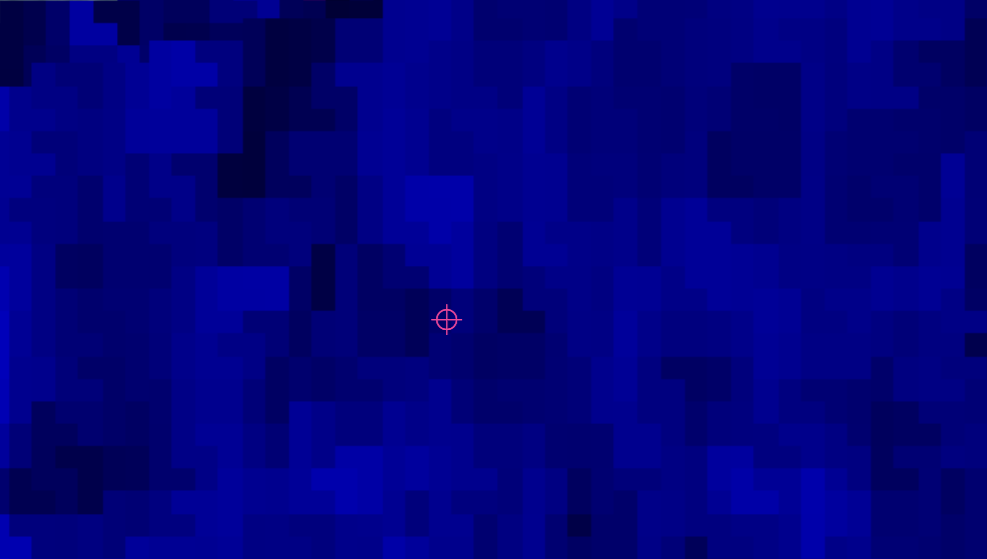
#> input picture datasets/CRISM/ice_deposits.png, 987 x 559 px, found by its file name
$ python threshold_image.py
#> lines starting #> are read from the running program, lines starting #| are printed output that depends on the picture; after the words box and inside, x2 and y2 are one past the last pixel; in counts of white or black regions, pixels touching at a corner belong together
import cv2
import numpy as np
import matplotlib.pyplot as plt

def threshold_image(image_path):
    image = cv2.imread(image_path, cv2.IMREAD_GRAYSCALE)
    threshold_value = 0
    _, binary_image_manual = cv2.threshold(image, threshold_value, 255, cv2.THRESH_OTSU)
    return binary_image_manual

def plot_images(images, titles):
    plt.figure(figsize=(7, 7))
    for i in range(len(images)):
        plt.subplot(2, 2, i + 1)
        plt.title(titles[i])
        plt.imshow(images[i], cmap='gray')
        plt.axis('off')
    plt.tight_layout()
    plt.show()

def hough(image):
    regions = cv2.HoughCircles(
        image,
        cv2.HOUGH_GRADIENT,
        dp=2.2,
        minDist=40,
        param1=600,
        param2=60,
        minRadius=5,
        maxRadius=380
    )

    output_image = cv2.cvtColor(image, cv2.COLOR_GRAY2BGR)

    if regions is not None:
        regions = np.uint16(np.around(regions))
        num_coins = regions.shape[1]
        print(f"\nThe number of circles is: {num_coins}\n")

        for i in range(num_coins):
            center = (regions[0, i, 0], regions[0, i, 1])
            radius = regions[0, i, 2]

            cv2.circle(output_image, center, 3, (0, 255, 0), -1)
            cv2.circle(output_image, center, radius, (0, 0, 255), 3)
            print(f"Center location for circle {i + 1}: {center}\nDiameter: {2 * radius}\n")
    else:
        print("No circles were detected.")

    return output_image

def main():
    image_path = "datasets/CRISM/ice_deposits.png"

    original_image = cv2.imread(image_path, cv2.IMREAD_GRAYSCALE)
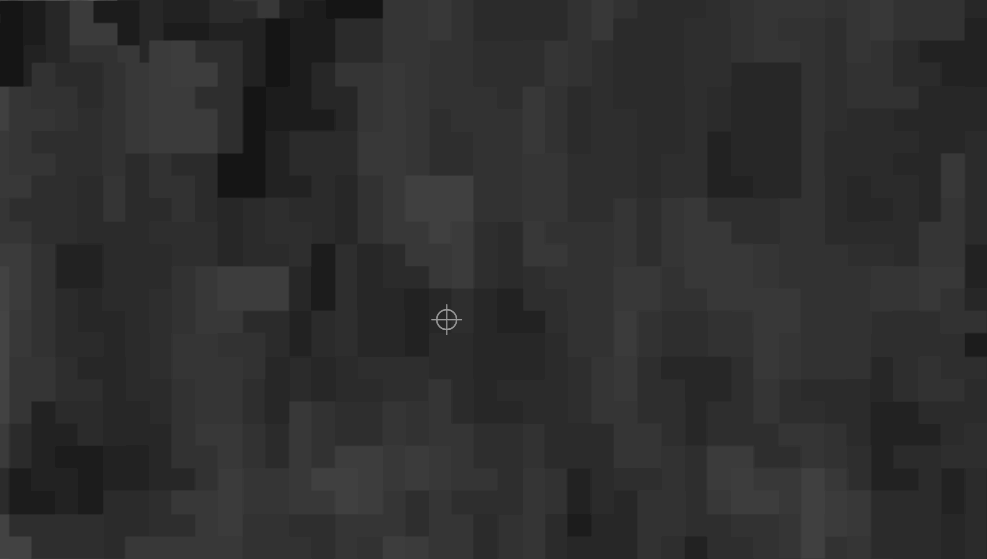
#> original_image: shape (559, 987); min 21, max 153, mean 46.5

    thresholded_image = threshold_image(image_path)
#> in threshold_image, `_, binary_image_manual = cv2.threshold(image, threshold_value, 255, cv..`:
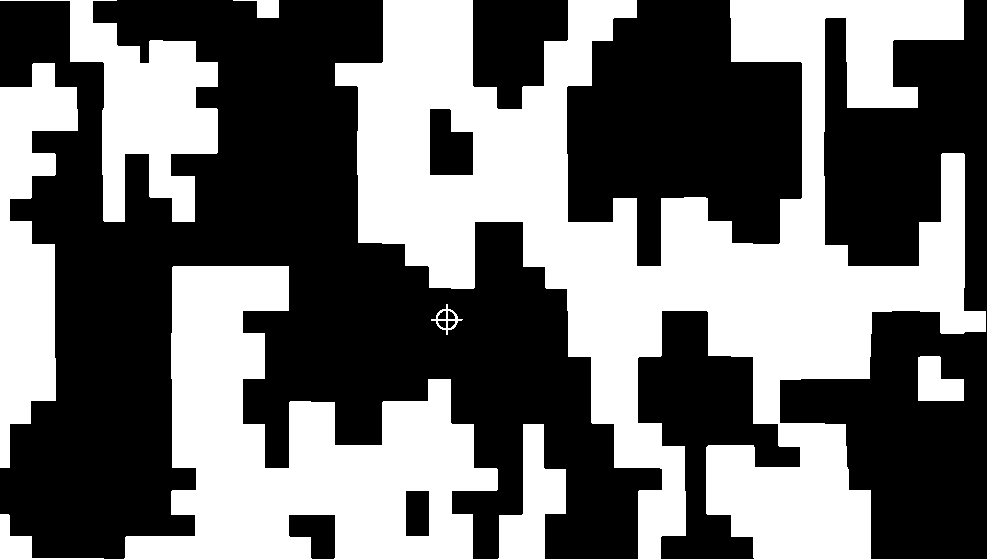
#> binary_image_manual: shape (559, 987); 43.1% white; 9 white regions, largest, box (x1, y1, x2, y2) and area: (335, 0, 986, 559) 140736, (124, 266, 498, 559) 53719, (0, 0, 218, 222) 17494

    kernel = cv2.getStructuringElement(cv2.MORPH_ELLIPSE, (91, 93))  # Adjust kernel size as needed
    opened_image = cv2.morphologyEx(thresholded_image, cv2.MORPH_OPEN, kernel)
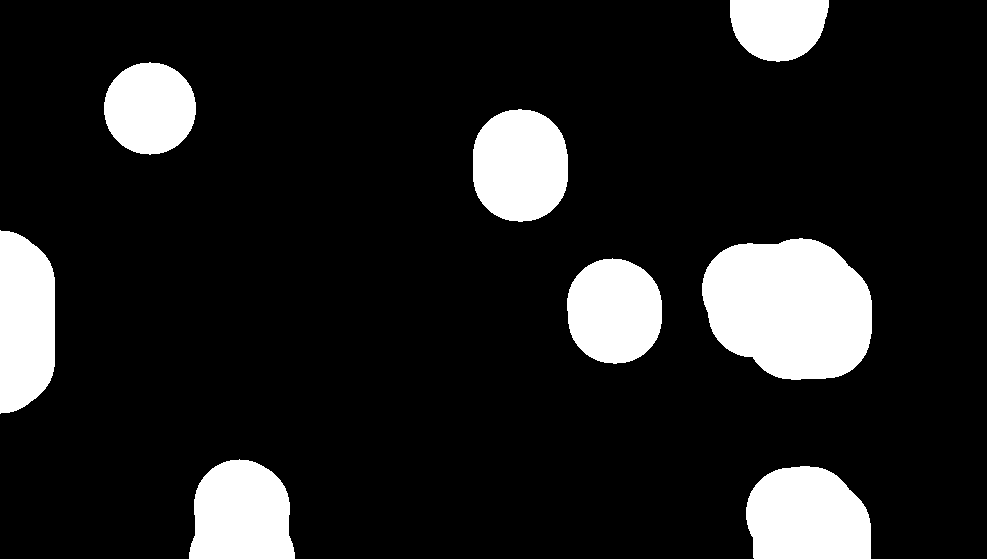
#> opened_image: shape (559, 987); 13.6% white; 8 white regions, largest, box (x1, y1, x2, y2) and area: (702, 238, 872, 380) 19110, (746, 466, 871, 559) 9834, (473, 109, 568, 222) 8806

    hough_image = hough(opened_image)
#> in hough, `regions = cv2.HoughCircles( image, cv2.HOUGH_GRADIENT, dp=2.2, minDist..`: regions = [[520.3, 157.3, 47.9], [793.1, 315.7, 78.92], [617.1, 311.3, 51.86], [150.7, 104.5, 49.22]]
#> in hough, `regions = np.uint16(np.around(regions))`: regions = [[520, 157, 48], [793, 316, 79], [617, 311, 52], [151, 104, 49]]
#| The number of circles is: 4
#> the loop in hough, `for i in range(num_coins):` made 4 passes
#| Center location for circle 1: (520, 157)
#| Diameter: 96
#| Center location for circle 2: (793, 316)
#| Diameter: 158
#| Center location for circle 3: (617, 311)
#| Diameter: 104
#| Center location for circle 4: (151, 104)
#| Diameter: 98
#> after the loop in hough, `for i in range(num_coins):`:
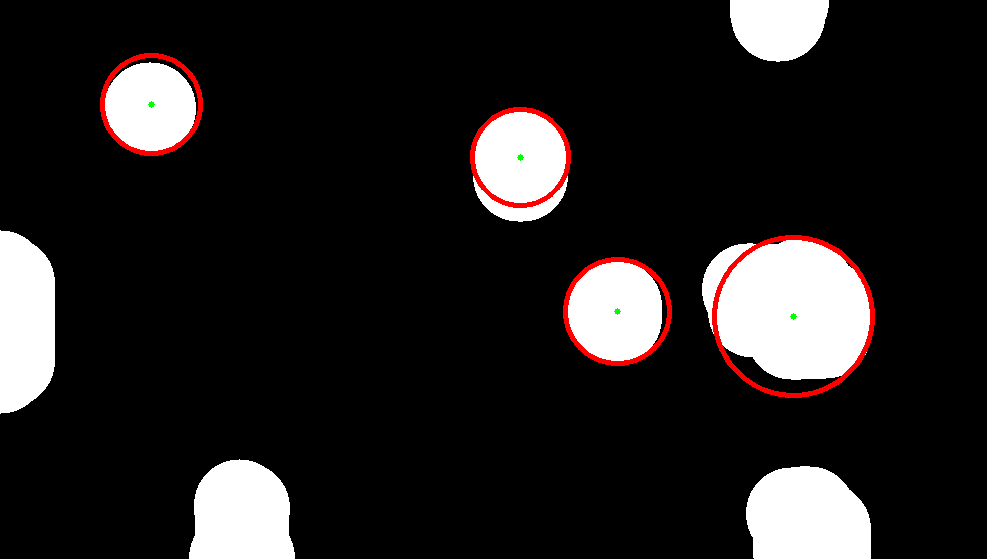
#> output_image: shape (559, 987, 3); mean B, G, R 33.1, 33.2, 36.4

    plot_images(
        [original_image, thresholded_image, opened_image, hough_image],
        ['Original Image', 'Thresholded Image', 'Dilated Image', 'Hough Transform Output']
    )
#> the loop in plot_images, `for i in range(len(images)):` made 4 passes

if __name__ == "__main__":
    main()
